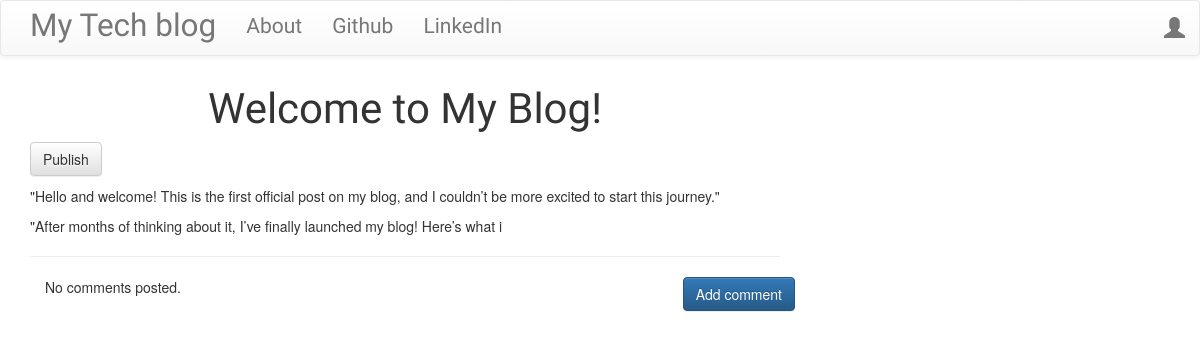
/post/1/, run on an earlier commit of the app's database.
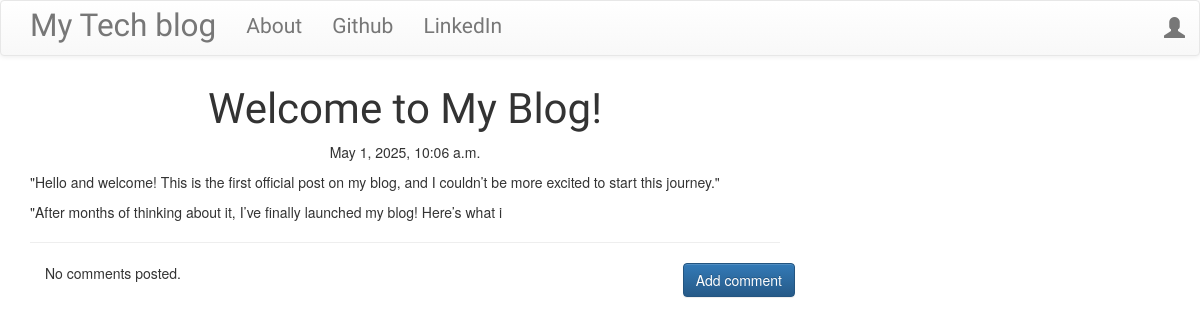
And on a later commit of the database.
### blog/models.py (models this page shows, shortened)
class Post(models.Model):
    author = models.ForeignKey('auth.User',on_delete=models.CASCADE)
    title = models.CharField(max_length=200)
    text = models.TextField()
    created_date = models.DateTimeField(default=timezone.now())
    published_date = models.DateTimeField(blank=True, null=True)

### blog/views.py (the view)
# urls.py: path('post/<int:pk>/', views.PostDetailView.as_view(), name='post_detail'),  # URL for post detail view
class PostDetailView(DetailView):
    model = Post

### blog/templates/blog/post_detail.html (shortened to what this page needs)
{% extends 'blog/base.html' %} {% block content %}
<h1 class="posttitle loader">{{ post.title }}</h1>
{% if post.published_date %}
<div class="date postdate">{{ post.published_date }}</div>
{% else %}
<a class="btn btn-default" href="{% url 'post_publish' pk=post.pk %}"
  >Publish</a
>
{% endif %}
<p class="postcontent">{{ post.text|safe|linebreaksbr }}</p>
<hr />
<a
  class="btn btn-primary btn-comment"
  href="{% url 'add_comment_to_post' pk=post.pk %}"
  >Add comment</a
>
<div class="container">
  {% for comment in post.comments.all %}
  <br />
  {% if user.is_authenticated or comment.approved_comment %} {{
  comment.created_date }} {% if not comment.approved_comment %}
  <a class="btn btn-default" href="{% url 'comment_remove' pk=comment.pk %}"
    ><span class="glyphicon glyphicon-remove"></span
  ></a>
  <a class="btn btn-default" href="{% url 'comment_approve' pk=comment.pk %}"
    ><span class="glyphicon glyphicon-ok"></span
  ></a>
  {% endif %}
  <p>{{ comment.text|safe|linebreaks }}</p>
  <p>Posted by: <strong>{{ comment.author }}</strong></p>
  {% endif %} {% empty %}
  <p>No comments posted.</p>
  {% endfor %}
</div>
{% endblock %}

What changed in the data, as far as the page shows it:
changed Post "Welcome to My Blog!": published_date (not shown) → "May 1, 2025, 10:06 a.m."
Also different on the page:
text no longer shown: "Publish"
